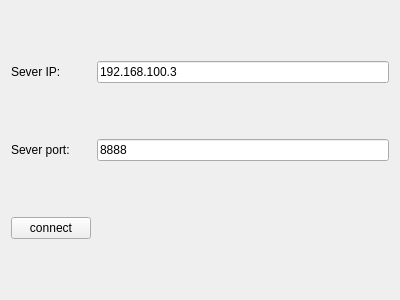
<?xml version="1.0" encoding="UTF-8"?>
<ui version="4.0">
 <class>Widget</class>
 <widget class="QWidget" name="Widget">
  <property name="geometry">
   <rect>
    <x>0</x>
    <y>0</y>
    <width>400</width>
    <height>300</height>
   </rect>
  </property>
  <property name="windowTitle">
   <string>Widget</string>
  </property>
  <layout class="QGridLayout" name="gridLayout">
   <item row="0" column="0">
    <widget class="QLabel" name="label">
     <property name="text">
      <string>Sever IP:</string>
     </property>
    </widget>
   </item>
   <item row="0" column="1">
    <widget class="QLineEdit" name="lineEditServerIp">
     <property name="text">
      <string>192.168.100.3</string>
     </property>
    </widget>
   </item>
   <item row="1" column="0">
    <widget class="QLabel" name="label_2">
     <property name="text">
      <string>Sever port:</string>
     </property>
    </widget>
   </item>
   <item row="1" column="1">
    <widget class="QLineEdit" name="lineEditServerPort">
     <property name="text">
      <string>8888</string>
     </property>
    </widget>
   </item>
   <item row="2" column="0">
    <widget class="QPushButton" name="pushButton">
     <property name="text">
      <string>connect</string>
     </property>
    </widget>
   </item>
  </layout>
 </widget>
 <layoutdefault spacing="6" margin="11"/>
 <resources/>
 <connections/>
</ui>
